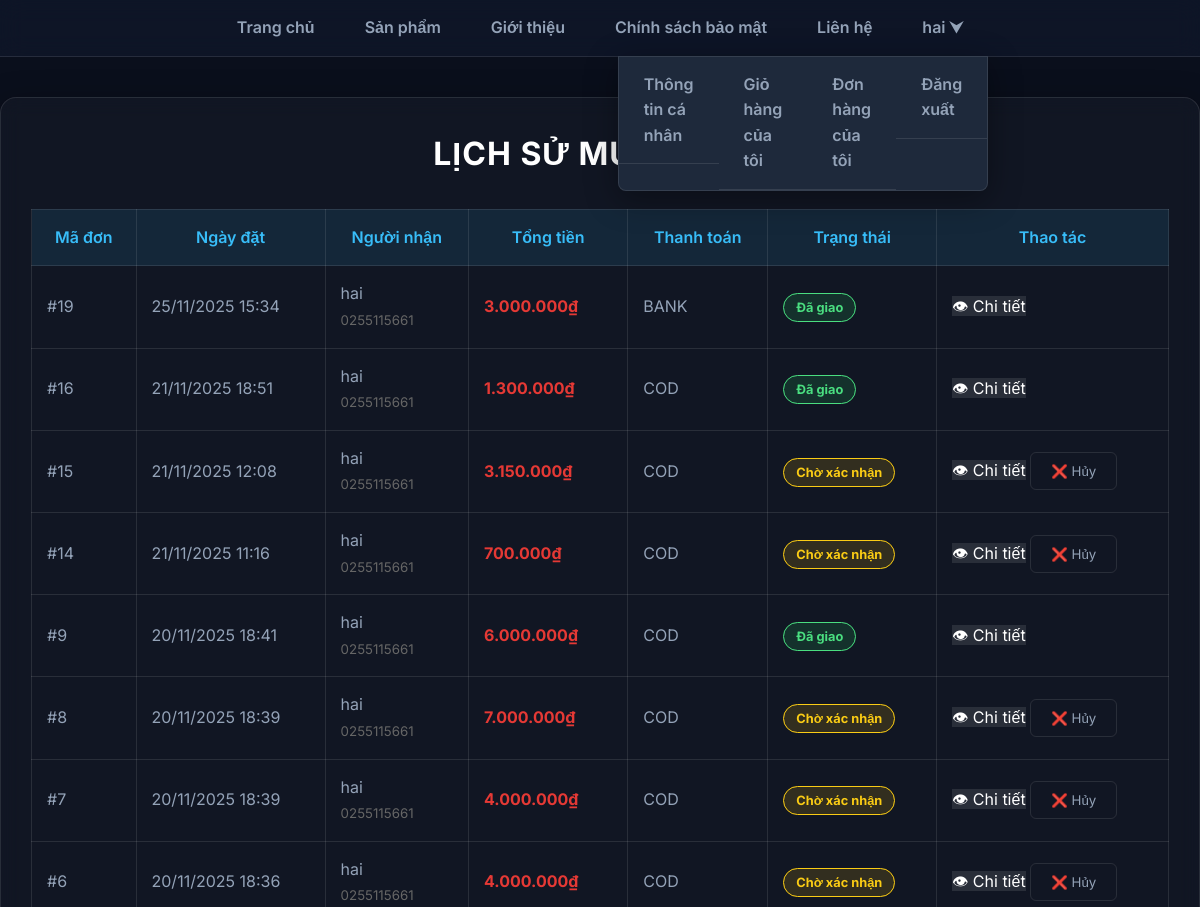
/WebBanHang/DonHang/DonHangCuaToi.php (signed in, upper part), run on an earlier commit of the app's database.
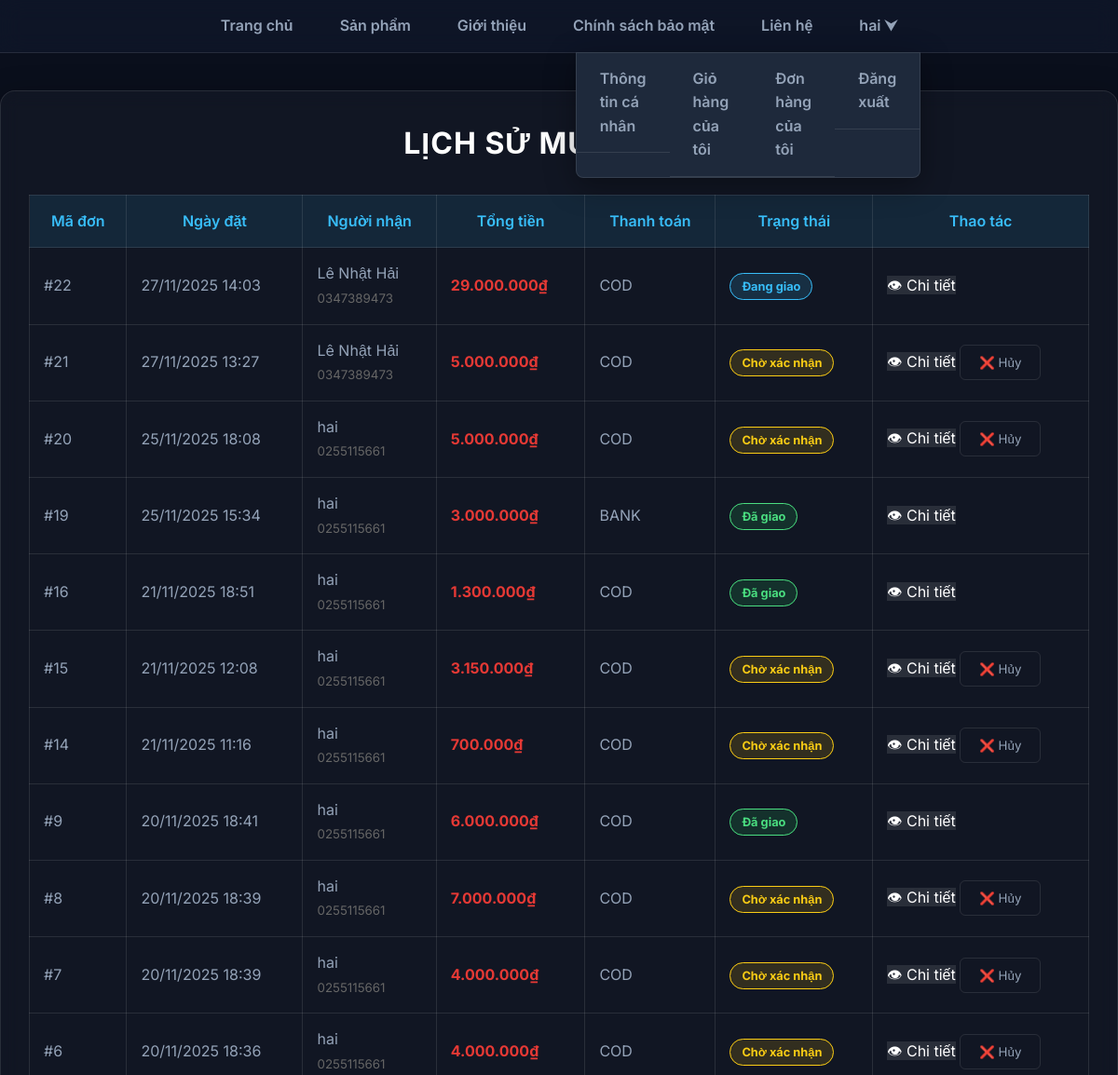
And on a later commit of the database.
### tables this page shows
CREATE TABLE `don_hang` (
  `id_don_hang` int(11) NOT NULL,
  `id_nguoi_dung` int(11) NOT NULL,
  `ngay_dat` datetime NOT NULL DEFAULT current_timestamp(),
  `tong_tien` decimal(15,2) NOT NULL,
  `ho_ten_nguoi_nhan` varchar(100) NOT NULL,
  `sdt_nguoi_nhan` varchar(20) NOT NULL,
  `dia_chi_giao_hang` text NOT NULL,
  `phuong_thuc_thanh_toan` varchar(50) NOT NULL DEFAULT 'COD',
  `trang_thai` varchar(50) NOT NULL DEFAULT 'Cho_xac_nhan'
);

### WebBanHang/auth.php (called while the page is built, shortened)
<?php
function current_user() {
    return $_SESSION['user'] ?? null;
}

### WebBanHang/DonHang/DonHangCuaToi.php (the view, shortened to what this page needs)
<?php
require_once __DIR__ . '/../auth.php';
$user = current_user();
$user_id = (int)($user['id'] ?? 0);
$conn = new mysqli("localhost", "root", "", "webbh");
$username = htmlspecialchars($_SESSION["user"]["username"]);
$sql = "SELECT * FROM don_hang WHERE id_nguoi_dung = ? ORDER BY ngay_dat DESC";
$stmt = $conn->prepare($sql);
$stmt->bind_param("i", $user_id);
$stmt->execute();
$result = $stmt->get_result();
?>
<!DOCTYPE html>
<html lang="vi">
<head>
    <link rel="stylesheet" href="demo.css">
</head>
<body>
<div id="fox">
    <div id="fox-nav">
        <ul>
            <li><a href="../index/index.php">Trang chủ</a></li>
            <li><a href="../SanPham/SanPham.php">Sản phẩm</a></li>
            <li><a href="../Gioithieu/Gioithieu.php">Giới thiệu</a></li>
            <li><a href="../chinhsachbaomat/chinhsachbaomat.php">Chính sách bảo mật</a></li>
            <li><a href="../LienHe/LienHe.php">Liên hệ</a></li>
            <li class="user-dropdown">
                <a href="#" id="user-toggle"><?= $username ?> ⮟</a>
                <ul class="dropdown-menu">
                    <li><a href="../User/ThongTinCaNhan.php">Thông tin cá nhân</a></li>
                    <li><a href="../DonHang/Giohang.php">Giỏ hàng của tôi</a></li>
                    <li><a href="../DonHang/DonHangCuaToi.php">Đơn hàng của tôi</a></li>
                    <li><a href="../Login/logout.php">Đăng xuất</a></li>
                </ul>
            </li>
        </ul>
    </div>
    <div class="order-container">
        <h2>Lịch sử mua hàng</h2>
        <?php if ($result && $result->num_rows > 0): ?>
            <table>
                <thead>
                    <tr>
                        <th>Mã đơn</th>
                        <th>Ngày đặt</th>
                        <th>Người nhận</th>
                        <th>Tổng tiền</th>
                        <th>Thanh toán</th>
                        <th>Trạng thái</th>
                        <th>Thao tác</th>
                    </tr>
                </thead>
                <tbody>
                <?php while ($row = $result->fetch_assoc()): ?>
                    <tr>
                        <td>#<?= $row["id_don_hang"] ?></td>
                        <td><?= date("d/m/Y H:i", strtotime($row["ngay_dat"])) ?></td>
                        <td style="text-align: left; padding-left: 15px;">
                            <?= htmlspecialchars($row["ho_ten_nguoi_nhan"]) ?><br>
                            <small style="color: #666;"><?= htmlspecialchars($row["sdt_nguoi_nhan"]) ?></small>
                        </td>
                        <td style="color: #e53935; font-weight: bold;">
                            <?= number_format($row["tong_tien"], 0, ',', '.') ?>₫
                        </td>
                        <td><?= $row["phuong_thuc_thanh_toan"] ?></td>
                        <td>
                            <?php
                                $statusText = "Chờ xác nhận";
                                $statusClass = "st-cho-xac-nhan";
                                if ($row["trang_thai"] == "Da_giao") {
                                    $statusText = "Đã giao"; $statusClass = "st-da-giao";
                                } elseif ($row["trang_thai"] == "Dang_giao") {
                                    $statusText = "Đang giao"; $statusClass = "st-dang-giao";
                                } elseif ($row["trang_thai"] == "Da_huy") {
                                    $statusText = "Đã hủy"; $statusClass = "st-da-huy";
                                }
                            ?>
                            <span class="status-badge <?= $statusClass ?>"><?= $statusText ?></span>
                        </td>
                        <td>
                            <a href="Dathang.php?id=<?= $row["id_don_hang"] ?>" class="btn-action btn-view">👁 Chi tiết</a>
                            <?php if ($row["trang_thai"] === "Cho_xac_nhan"): ?>
                                <form method="POST" action="HuyDonHang.php" style="display:inline;">
                                    <button class="btn-action btn-cancel" onclick="return confirm('Bạn có chắc muốn hủy đơn hàng này không?')">❌ Hủy</button>
                                </form>
                            <?php endif; ?>
                        </td>
                    </tr>
                <?php endwhile; ?>
                </tbody>
            </table>
        <?php endif; ?>
    </div>
</div>
</body>
</html>

What changed in the data, as far as the page shows it:
added don_hang: id_don_hang "22", ngay_dat "27/11/2025 14:03", ho_ten_nguoi_nhan "Lê Nhật Hải", sdt_nguoi_nhan "0347389473", tong_tien "29.000.000", phuong_thuc_thanh_toan "COD", trang_thai "Đang giao"
added don_hang: id_don_hang "21", ngay_dat "27/11/2025 13:27", ho_ten_nguoi_nhan "Lê Nhật Hải", sdt_nguoi_nhan "0347389473", tong_tien "5.000.000", phuong_thuc_thanh_toan "COD", statusText "Chờ xác nhận"
added don_hang: id_don_hang "20", ngay_dat "25/11/2025 18:08", ho_ten_nguoi_nhan "hai", sdt_nguoi_nhan "0255115661", tong_tien "5.000.000", phuong_thuc_thanh_toan "COD", statusText "Chờ xác nhận"
